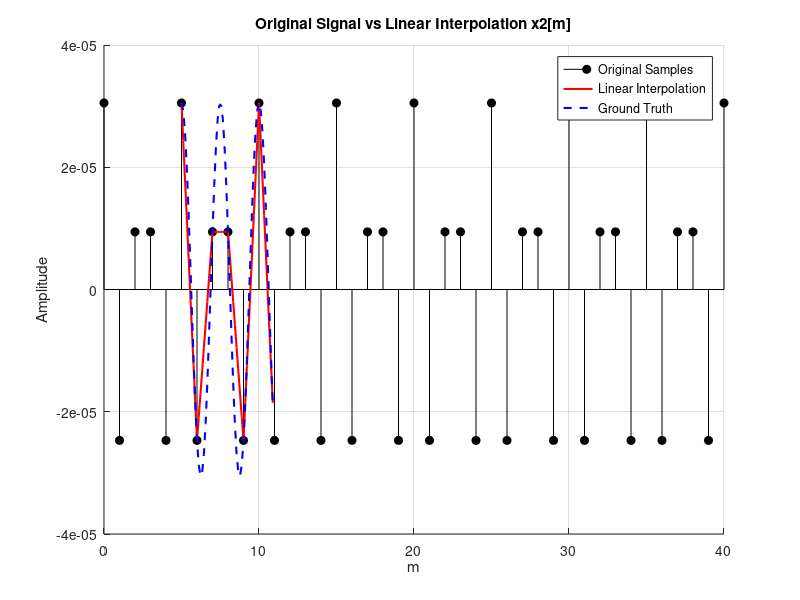
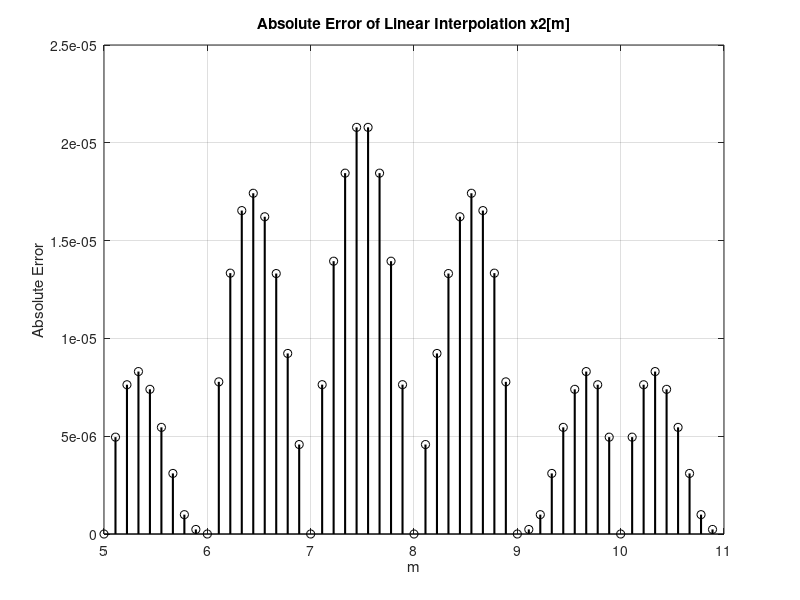

Source code (MATLAB) for these figures, in order:

clc; clear;

%% Tham số đầu vào
phi = 0;                   % Phi = 0 (mod(d,5)/5)
Ts = 1;                   % Lấy Ts = 1 cho đơn giản (không ảnh hưởng kết quả)
m = 0:40;                 % Vùng tín hiệu rộng
x = (2^-15)*cos(2*pi*(2*m*Ts/(5*Ts)) + phi); % Tín hiệu x1[m] với f_sampling = 8*f_signal

mu_set = 0:1/9:8/9;       % Các giá trị mu
m_interp = 5:10;         % Vùng nội suy

%% Hàm mẫu thật (ground truth)
t_true = m_interp' + mu_set;  % Các thời điểm thực
x_true = 2^-15*cos(2*pi*(2*t_true/5) + phi); % Hàm gốc tại các điểm nội suy

%% Nội suy tuyến tính
x_linear = zeros(length(m_interp), length(mu_set));
for k = 1:length(m_interp)
    for i = 1:length(mu_set)
        mu = mu_set(i);
        n = m_interp(k)+1;
        x_linear(k,i) = mu*x(n+1) + (1-mu)*x(n);
    end
end

%% Tính lỗi
err_linear = (x_linear - x_true).^2;

MSE_linear = mean(err_linear(:));

fprintf('Mean Squared Errors:\n');
fprintf('- Linear      : %.6f\n', MSE_linear);

x_linear_row = reshape(x_linear.', [], 1);
x_true_row   = reshape(x_true.', [], 1);

% Trục thời gian của tín hiệu đã lấy mẫu (discrete)
t_sampled = m;

% Trục thời gian sau nội suy
t_interp = reshape(t_true.', [], 1);  % Flatten theo hàng

figure;
hold on;
grid on;

% Vẽ tín hiệu mẫu (gốc) dạng stem
stem(t_sampled, x, 'k', 'filled', 'DisplayName', 'Original Samples');

% Vẽ tín hiệu sau nội suy dạng đường liên tục
plot(t_interp, x_linear_row, 'r', 'LineWidth', 1.5, 'DisplayName', 'Linear Interpolation');

% Vẽ giá trị thực (ground truth) nếu muốn so sánh
plot(t_interp, x_true_row, '--b', 'LineWidth', 1.5, 'DisplayName', 'Ground Truth');

% Cài đặt biểu đồ
xlabel('m');
ylabel('Amplitude');
legend;
title('Original Signal vs Linear Interpolation x2[m]');

figure;
stem(t_interp, abs(x_linear_row - x_true_row), 'black', 'LineWidth', 1.5);
xlabel('m');
ylabel('Absolute Error');
title('Absolute Error of Linear Interpolation x2[m]');
grid on;
